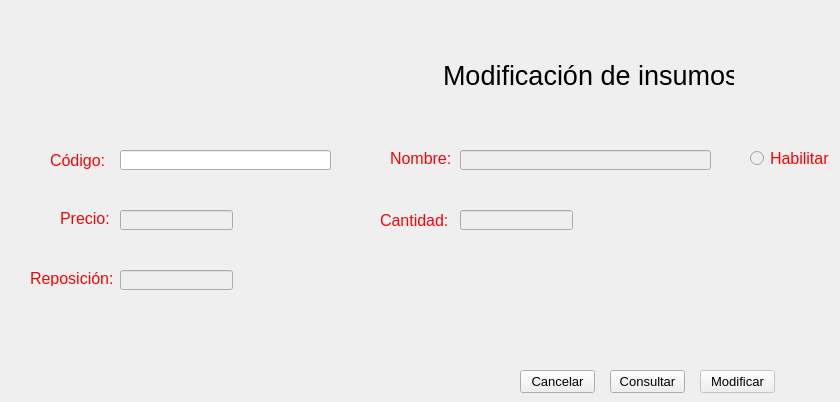
    <widget class="QWidget" name="modificarinsumos">
     <property name="windowTitle">
      <string>Modificar insumo</string>
     </property>
     <widget class="QLabel" name="label_259">
      <property name="geometry">
       <rect>
        <x>30</x>
        <y>270</y>
        <width>91</width>
        <height>16</height>
       </rect>
      </property>
      <property name="font">
       <font>
        <pointsize>12</pointsize>
       </font>
      </property>
      <property name="styleSheet">
       <string notr="true">color: rgb(242, 7, 7);</string>
      </property>
      <property name="text">
       <string>Reposición:</string>
      </property>
     </widget>
     <widget class="QLineEdit" name="linepreciomi">
      <property name="enabled">
       <bool>false</bool>
      </property>
      <property name="geometry">
       <rect>
        <x>120</x>
        <y>210</y>
        <width>113</width>
        <height>20</height>
       </rect>
      </property>
      <property name="font">
       <font>
        <pointsize>12</pointsize>
        <weight>75</weight>
        <bold>true</bold>
       </font>
      </property>
      <property name="styleSheet">
       <string notr="true">color: rgb(0, 0, 0);</string>
      </property>
      <property name="maxLength">
       <number>7</number>
      </property>
     </widget>
     <widget class="QLineEdit" name="linenombremi">
      <property name="enabled">
       <bool>false</bool>
      </property>
      <property name="geometry">
       <rect>
        <x>460</x>
        <y>150</y>
        <width>251</width>
        <height>20</height>
       </rect>
      </property>
      <property name="font">
       <font>
        <pointsize>12</pointsize>
        <weight>75</weight>
        <bold>true</bold>
       </font>
      </property>
      <property name="styleSheet">
       <string notr="true">color: rgb(0, 0, 0);</string>
      </property>
      <property name="maxLength">
       <number>25</number>
      </property>
     </widget>
     <widget class="QPushButton" name="buttonmodificarmi">
      <property name="enabled">
       <bool>false</bool>
      </property>
      <property name="geometry">
       <rect>
        <x>700</x>
        <y>370</y>
        <width>75</width>
        <height>23</height>
       </rect>
      </property>
      <property name="font">
       <font>
        <pointsize>10</pointsize>
       </font>
      </property>
      <property name="styleSheet">
       <string notr="true">color: rgb(0, 0, 0);</string>
      </property>
      <property name="text">
       <string>Modificar</string>
      </property>
     </widget>
     <widget class="QLabel" name="label_260">
      <property name="geometry">
       <rect>
        <x>443</x>
        <y>60</y>
        <width>291</width>
        <height>31</height>
       </rect>
      </property>
      <property name="font">
       <font>
        <pointsize>20</pointsize>
       </font>
      </property>
      <property name="text">
       <string>Modificación de insumos</string>
      </property>
     </widget>
     <widget class="QPushButton" name="buttoncancelarmi">
      <property name="geometry">
       <rect>
        <x>520</x>
        <y>370</y>
        <width>75</width>
        <height>23</height>
       </rect>
      </property>
      <property name="font">
       <font>
        <pointsize>10</pointsize>
       </font>
      </property>
      <property name="styleSheet">
       <string notr="true">color: rgb(0, 0, 0);</string>
      </property>
      <property name="text">
       <string>Cancelar</string>
      </property>
     </widget>
     <widget class="QLabel" name="label_261">
      <property name="geometry">
       <rect>
        <x>390</x>
        <y>150</y>
        <width>61</width>
        <height>16</height>
       </rect>
      </property>
      <property name="font">
       <font>
        <pointsize>12</pointsize>
       </font>
      </property>
      <property name="styleSheet">
       <string notr="true">color: rgb(242, 7, 7);</string>
      </property>
      <property name="text">
       <string>Nombre:</string>
      </property>
     </widget>
     <widget class="QRadioButton" name="radiomi">
      <property name="enabled">
       <bool>false</bool>
      </property>
      <property name="geometry">
       <rect>
        <x>750</x>
        <y>150</y>
        <width>81</width>
        <height>17</height>
       </rect>
      </property>
      <property name="font">
       <font>
        <pointsize>12</pointsize>
       </font>
      </property>
      <property name="styleSheet">
       <string notr="true">color: rgb(0, 0, 0);
color: rgb(255, 0, 0);</string>
      </property>
      <property name="text">
       <string>Habilitar</string>
      </property>
     </widget>
     <widget class="QLineEdit" name="linecodigomi">
      <property name="geometry">
       <rect>
        <x>120</x>
        <y>150</y>
        <width>211</width>
        <height>20</height>
       </rect>
      </property>
      <property name="font">
       <font>
        <pointsize>12</pointsize>
        <weight>75</weight>
        <bold>true</bold>
       </font>
      </property>
      <property name="styleSheet">
       <string notr="true">color: rgb(0, 0, 0);</string>
      </property>
      <property name="maxLength">
       <number>13</number>
      </property>
     </widget>
     <widget class="QLabel" name="label_262">
      <property name="geometry">
       <rect>
        <x>60</x>
        <y>210</y>
        <width>51</width>
        <height>16</height>
       </rect>
      </property>
      <property name="font">
       <font>
        <pointsize>12</pointsize>
       </font>
      </property>
      <property name="styleSheet">
       <string notr="true">color: rgb(242, 7, 7);</string>
      </property>
      <property name="text">
       <string>Precio:</string>
      </property>
     </widget>
     <widget class="QLineEdit" name="linecantidadmi">
      <property name="enabled">
       <bool>false</bool>
      </property>
      <property name="geometry">
       <rect>
        <x>460</x>
        <y>210</y>
        <width>113</width>
        <height>20</height>
       </rect>
      </property>
      <property name="font">
       <font>
        <pointsize>12</pointsize>
        <weight>75</weight>
        <bold>true</bold>
       </font>
      </property>
      <property name="styleSheet">
       <string notr="true">color: rgb(0, 0, 0);</string>
      </property>
      <property name="maxLength">
       <number>6</number>
      </property>
     </widget>
     <widget class="QLabel" name="label_263">
      <property name="geometry">
       <rect>
        <x>380</x>
        <y>210</y>
        <width>71</width>
        <height>20</height>
       </rect>
      </property>
      <property name="font">
       <font>
        <pointsize>12</pointsize>
       </font>
      </property>
      <property name="styleSheet">
       <string notr="true">color: rgb(242, 7, 7);</string>
      </property>
      <property name="text">
       <string>Cantidad:</string>
      </property>
     </widget>
     <widget class="QLabel" name="label_264">
      <property name="geometry">
       <rect>
        <x>187</x>
        <y>10</y>
        <width>251</width>
        <height>101</height>
       </rect>
      </property>
      <property name="text">
       <string/>
      </property>
      <property name="pixmap">
       <pixmap>logos/logo3.png</pixmap>
      </property>
     </widget>
     <widget class="QPushButton" name="buttonconsultarmi">
      <property name="geometry">
       <rect>
        <x>610</x>
        <y>370</y>
        <width>75</width>
        <height>23</height>
       </rect>
      </property>
      <property name="font">
       <font>
        <pointsize>10</pointsize>
       </font>
      </property>
      <property name="styleSheet">
       <string notr="true">color: rgb(0, 0, 0);</string>
      </property>
      <property name="text">
       <string>Consultar</string>
      </property>
     </widget>
     <widget class="QLineEdit" name="linereposicionmi">
      <property name="enabled">
       <bool>false</bool>
      </property>
      <property name="geometry">
       <rect>
        <x>120</x>
        <y>270</y>
        <width>113</width>
        <height>20</height>
       </rect>
      </property>
      <property name="font">
       <font>
        <pointsize>12</pointsize>
        <weight>75</weight>
        <bold>true</bold>
       </font>
      </property>
      <property name="styleSheet">
       <string notr="true">color: rgb(0, 0, 0);</string>
      </property>
      <property name="maxLength">
       <number>6</number>
      </property>
     </widget>
     <widget class="QLabel" name="label_265">
      <property name="geometry">
       <rect>
        <x>50</x>
        <y>150</y>
        <width>61</width>
        <height>21</height>
       </rect>
      </property>
      <property name="font">
       <font>
        <pointsize>12</pointsize>
       </font>
      </property>
      <property name="styleSheet">
       <string notr="true">color: rgb(242, 7, 7);</string>
      </property>
      <property name="text">
       <string>Código:</string>
      </property>
     </widget>
    </widget>
